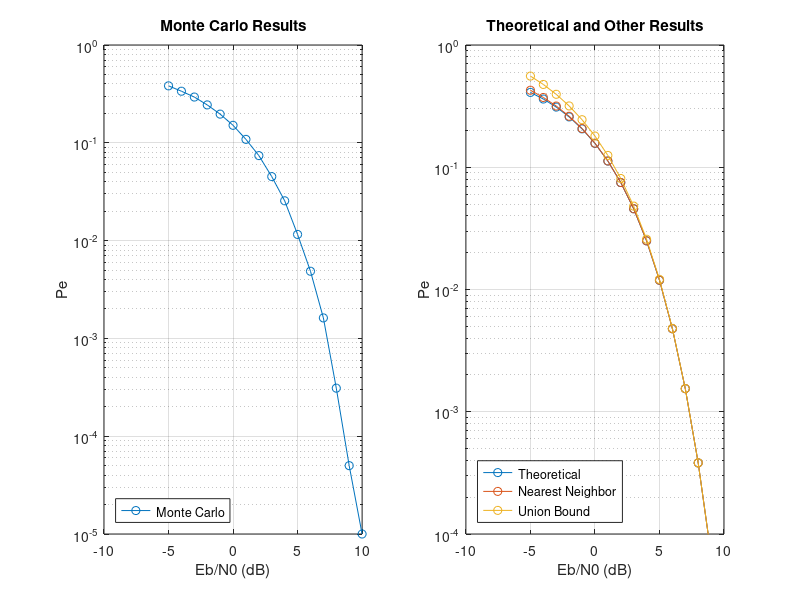

Reproduce this figure in MATLAB.
%% Simulation parameters
N = 1e5; % Number of simulations
EbN0_dB = linspace(-5, 10, 16); % Range of Eb/N0 values in dB
EbN0 = 10.^(EbN0_dB / 10); % Convert to linear scale

%% montecarlo 4-OPSK
symbols = [1, 1i, -1, -1i];% Symbol mapping
ser = zeros(size(EbN0_dB));% Initialize the array to store symbol error rates
M = 4; % modulation order

for i = 1:length(EbN0_dB)
    %Encoding
    transmitted_symbols = symbols(randi(M, 1, N));    % Generate random symbols
 
    %creating channel
    noise_variance = (1 / (2*EbN0(i)));
    noise = sqrt(noise_variance/2) * (randn(1, N) + 1i * randn(1, N)); % Noise from AWGN, MEAN = 0, Variance = N0/2
    received_symbols = transmitted_symbols + noise;%recived signal over channel
    
    %Decoding
    [~, estimated_symbols] = min(abs(received_symbols - symbols.'), [], 1); %Find the nearest symbol to the received symbols
    symbol_errors = sum(transmitted_symbols ~= symbols(estimated_symbols)); % Check if errors occurred
    ser(i) = symbol_errors / N;     % Calculate the Error  
end

%% Pe for Exact
PeExact = 2 * qfunc(sqrt(2*EbN0)) - qfunc(2*sqrt(EbN0)).^2;

%% Pe for Nearest Neighbor
PeNearest = 2*qfunc(sqrt(2* EbN0));

%% Pe for Union Bound
PeUnionBound = 2 * qfunc(sqrt(2*EbN0)) + qfunc(sqrt(4*EbN0));

%% Create a semilog plot
figure;
% First subplot for Monte Carlo results
subplot(1, 2, 1);
semilogy(EbN0_dB, ser, '-o', 'DisplayName', 'Monte Carlo');
grid on;
xlabel('Eb/N0 (dB)');
ylabel('Pe');
title('Monte Carlo Results');
legend('Location', 'southwest');

% Second subplot for theoretical and other results
subplot(1, 2, 2);
semilogy(EbN0_dB, PeExact, '-o', 'DisplayName', 'Theoretical');
hold on;
semilogy(EbN0_dB, PeNearest, '-o', 'DisplayName', 'Nearest Neighbor');
semilogy(EbN0_dB, PeUnionBound, '-o', 'DisplayName', 'Union Bound');
grid on;
xlabel('Eb/N0 (dB)');
ylabel('Pe');

yticks(10.^(-4:1:0));
ylim([1e-4, 1]);
title('Theoretical and Other Results');
legend('Location', 'southwest');
